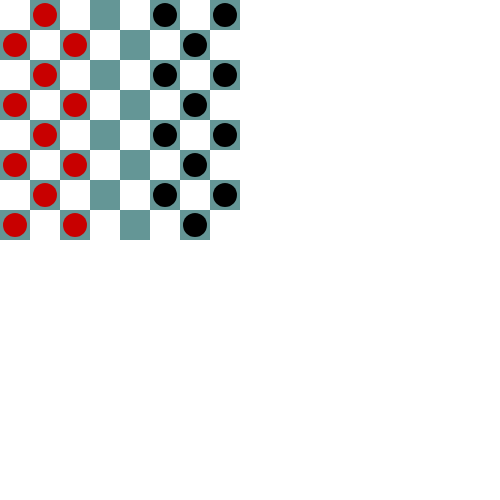
Frame 1 (no input)
Frame 60 (no input): identical to frame 1, image omitted
Frame 120 (the mouse pressed at the canvas centre since frame 60): identical to frame 1, image omitted

The p5.js sketch that drew this single still picture (run headless with seeded random() and noise() and a simulated clock; from frame 60 on, the mouse is pressed at the canvas centre):

// p5.js sketch
// ── sketch.js
// Basic, probably unfinished game of checkers. 2019/08/26
// Player turns:
// Player selects a piece that can move
// Player makes a legal move:
//   To an immediately diagonal non-occupied space
//   If space is occupied by enemy, they may jump it to non-occupied space
//   If enemy is jumped enemy dies
//   Player can make a jump-only move after any jump




class Tile {
  constructor (x, y, color) {
		this.x = x;
		this.y = y;
		this.piece = color; //'red' or 'black' or 'empty'
		this.king = false;
	}
	draw(tileSize = 10){
		if (this.piece === 'red') {
			fill (200, 0, 0);
			ellipse(
				this.x*tileSize + tileSize/2, 
				this.y*tileSize + tileSize/2, 
				tileSize*0.8, tileSize*0.8);
		}
		else if (this.piece === 'black') {
			fill (0, 0, 0);
			ellipse(
				this.x*tileSize + tileSize/2, 
				this.y*tileSize + tileSize/2, 
				tileSize*0.8, tileSize*0.8);
		}
		
	}
}

class Board {
	constructor (tileSize) {
	  this.tileSize = tileSize
		this.board = [
			[0,1,0,1,0,1,0,1],
			[1,0,1,0,1,0,1,0],
			[0,1,0,1,0,1,0,1],
			[0,0,0,0,0,0,0,0],
			[0,0,0,0,0,0,0,0],
			[2,0,2,0,2,0,2,0],
			[0,2,0,2,0,2,0,2],
			[2,0,2,0,2,0,2,0],
		];
		for (let i = 0; i < 8; i++){
			for (let j = 0; j < 8; j++){
			  if (this.board[i][j] === 1){
					this.board[i][j] = new Tile(i, j, 'red');
				}
				else if (this.board[i][j] === 2){
					this.board[i][j] = new Tile(i, j, 'black');
				}
				else {
					this.board[i][j] = new Tile(i, j, 'empty');
				}
			}
		}

	}
	
	draw() {
		// Draw the background
		let white = false;
		noStroke();
		for (let i = 0; i < 8; i++){
			for (let j = 0; j < 8; j++){
				if (white){ 
					fill(100,150,150);
					white = !white;
				}
				else {
					fill(255);
					white = !white;
				}
				rect(
					i*this.tileSize, j*this.tileSize, 
					this.tileSize, this.tileSize
				);
				this.board[i][j].draw(this.tileSize);
			}
			white = !white;
		}
	}
}

// Begin drawing code

let board;
let gameState = 0;

function setup() {
	createCanvas(500, 500);
	board = new Board(30);
}

function draw() {
	board.draw();
}

function mousePressed(){
	if (gameState === 0) {
		//Send mouse xy to Board object
	} 
	console.log('pressed');
}
